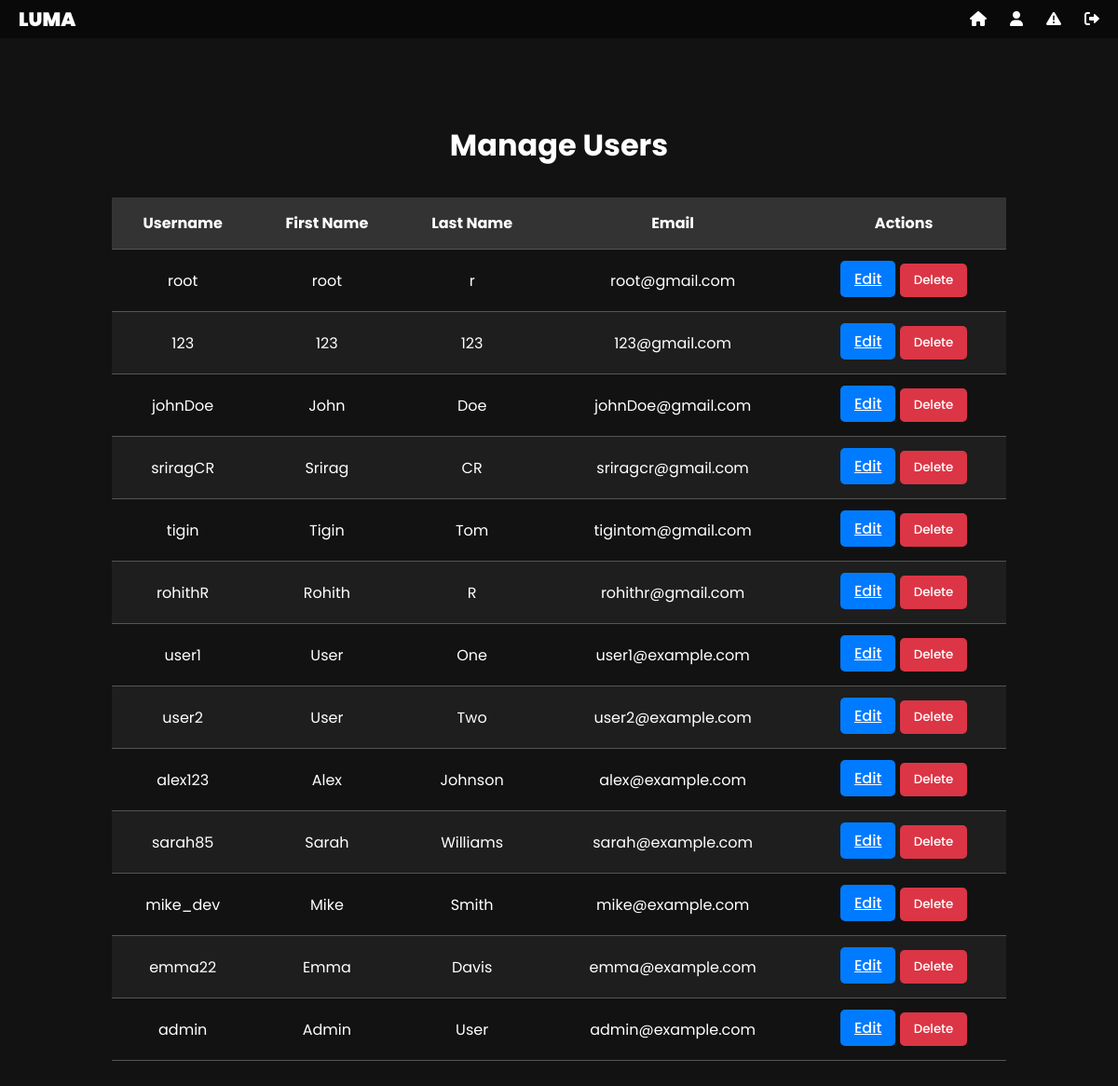
Page /admin-dashboard/manage-users/ (signed in) on the committed database.
### chat/models.py (models this page shows, shortened)
class User(AbstractBaseUser):
    first_name = models.CharField(max_length=30)
    last_name = models.CharField(max_length=30)
    username = models.CharField(max_length=30, unique=True)
    email = models.EmailField(unique=True)
    profile_picture = models.ImageField(upload_to='profile_pics/', blank=True, null=True)  # Optional field
    created_at = models.DateTimeField(auto_now_add=True)
    is_active = models.BooleanField(default=True)
    is_admin = models.BooleanField(default=False)
    objects = UserManager()
    USERNAME_FIELD = 'username'
    REQUIRED_FIELDS = ['email', 'first_name', 'last_name']

### chat/views.py (the view)
# urls.py: path('admin-dashboard/manage-users/', manage_users, name='manage_users'),
@login_required
def manage_users(request):
    users = User.objects.all()
    return render(request, 'admin_users.html', {'users': users})

### templates/admin_users.html (shortened to what this page needs)
{% extends 'admin_base.html' %}
{% block content %}
    <h1 class="manage-users-header">Manage Users</h1>
    <div class="manage-users-table-wrapper">
        <table class="manage-users-table">
            <thead>
                <tr>
                    <th>Username</th>
                    <th>First Name</th>
                    <th>Last Name</th>
                    <th>Email</th>
                    <th>Actions</th>
                </tr>
            </thead>
            <tbody>
                {% for user in users %}
                <tr>
                    <td>{{ user.username }}</td>
                    <td>{{ user.first_name }}</td>
                    <td>{{ user.last_name }}</td>
                    <td>{{ user.email }}</td>
                    <td>
                        <a href="{% url 'edit_user' user.id %}" class="btn btn-primary btn-sm">Edit</a>
                        <button class="btn btn-danger btn-sm" onclick="openModal({{ user.id }})">Delete</button>
                    </td>
                </tr>
                {% endfor %}
            </tbody>
        </table>
    </div>
{% endblock %}

### templates/admin_base.html (shortened to what this page needs)
<!DOCTYPE html>
<html lang="en">
  <head>
    <link
      href="https://cdnjs.cloudflare.com/ajax/libs/font-awesome/6.0.0/css/all.min.css"
      rel="stylesheet"
    />
  </head>
  <body>
    <nav class="navbar">
      <div class="logo"><a href="{% url 'home' %}">LUMA</a></div>
      <ul class="nav-links">
        <li>
          <a href="{% url 'admin_dashboard' %}" data-tooltip="Home">
            <i class="fa-solid fa-house"></i>
          </a>
        </li>
        <li>
          <a href="{% url 'manage_users' %}" data-tooltip="Users">
            <i class="fa-solid fa-user"></i>
          </a>
        </li>
        <li>
          <a href="#" data-tooltip="Reported">
            <i class="fas fa-exclamation-triangle"></i>
          </a>
        </li>
        <li>
          <a href="{% url 'logout' %}" data-tooltip="Logout">
            <i class="fa-solid fa-right-from-bracket"></i>
          </a>
        </li>
      </ul>
    </nav>
    <div class="container">
      {% block content %}
      {% endblock %}
    </div>
  </body>
</html>

### rows in the picture
User: username "root", first_name "root", last_name "r", email "root@gmail.com"
User: username "123", first_name "123", last_name "123", email "123@gmail.com"
User: username "johnDoe", first_name "John", last_name "Doe", email "johnDoe@gmail.com"
User: username "sriragCR", first_name "Srirag", last_name "CR", email "sriragcr@gmail.com"
User: username "tigin", first_name "Tigin", last_name "Tom", email "tigintom@gmail.com"
User: username "rohithR", first_name "Rohith", last_name "R", email "rohithr@gmail.com"
User: username "user1", first_name "User", last_name "One", email "user1@example.com"
User: username "user2", first_name "User", last_name "Two", email "user2@example.com"
User: username "alex123", first_name "Alex", last_name "Johnson", email "alex@example.com"
User: username "sarah85", first_name "Sarah", last_name "Williams", email "sarah@example.com"
User: username "mike_dev", first_name "Mike", last_name "Smith", email "mike@example.com"
User: username "emma22", first_name "Emma", last_name "Davis", email "emma@example.com"
User: username "admin", first_name "Admin", last_name "User", email "admin@example.com"
